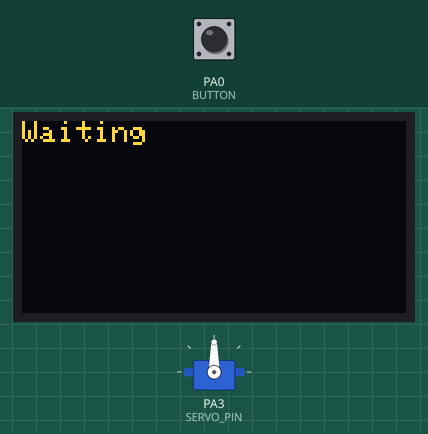
Recording of a program running on a simulated STM32 Blue Pill. Parts: servo, 128×64 one-colour display. The inputs (shaded band) are chosen by the test bench; at power-on: PA0 (BUTTON) LOW. The OLED is the two-colour kind (top 16 rows yellow); the display library's start-up logo is not drawn.

Above: at 1.2 s.
1.3 s: PA0 (BUTTON) pulled HIGH for 0.15 s
At 1.9 s:
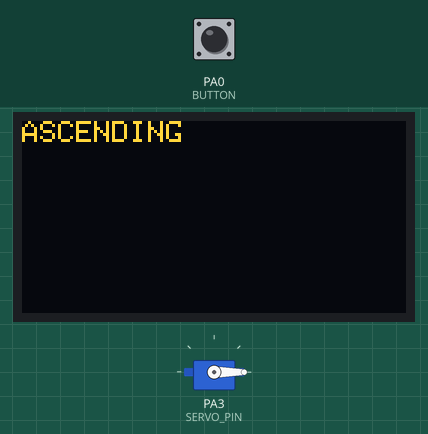
2.9 s: PA0 (BUTTON) pulled HIGH for 1 s
At 3.7 s:
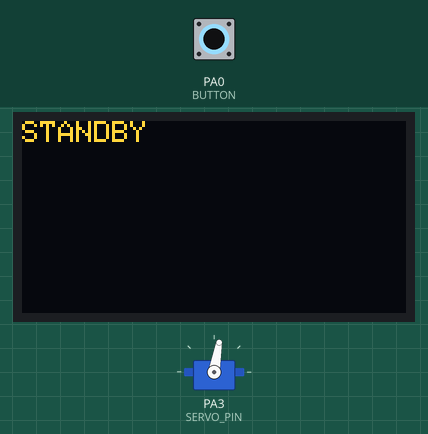
5.4 s: PA0 (BUTTON) pulled HIGH for 0.15 s
At 6.2 s:
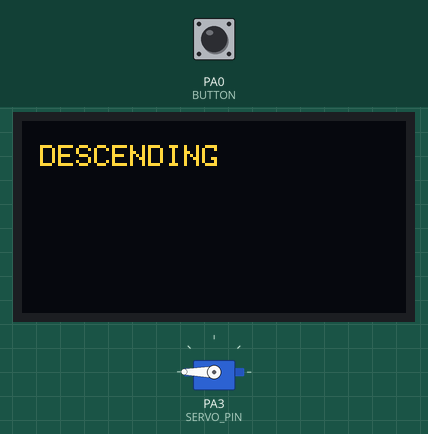
8.5 s: PA0 (BUTTON) pulled HIGH for 3.2 s
At 8.8 s:
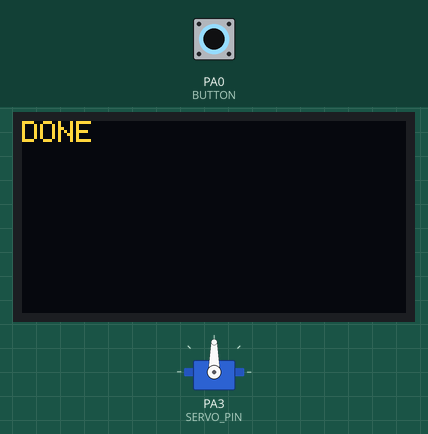
13.2 s: PA0 (BUTTON) pulled HIGH for 0.15 s
At 14.4 s:
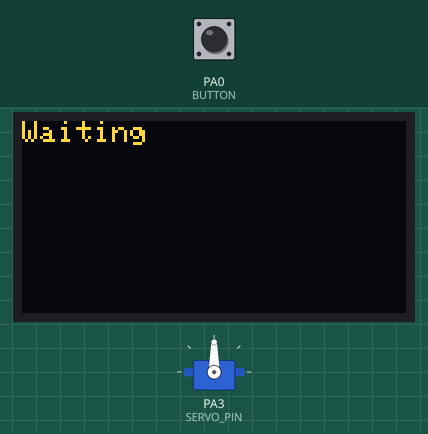
14.8 s: PA0 (BUTTON) pulsed HIGH 5 times (0.12 s each, 0.3 s apart)
At 16.3 s:
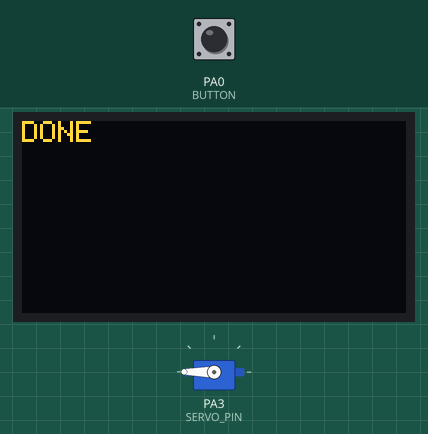
Timing chart, 0 to 17.8 s (numbered marks = the images above; inputs shaded):
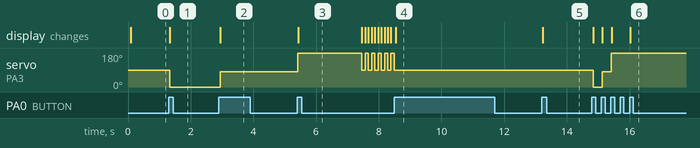

Measured:
- after the input at 1.3 s, servo on PA3 (SERVO_PIN): 90° → 0° at once; the display: first differs from a run without the input at once (image 1)
- after the input at 2.9 s, servo on PA3 (SERVO_PIN): 0° → 80° after 0.05 s; the display: first differs from a run without the input after 0.05 s (image 2)
- after the input at 5.4 s, servo on PA3 (SERVO_PIN): 80° → 180° at once, then repeats every 0.21 s: 90° 0.10 s, 180° 0.10 s; the display: changes at once (image 3)
- after the input at 8.5 s, servo on PA3 (SERVO_PIN): stays 90° (without the input it goes to 180° after 0.09 s); the display: changes at once (image 4)
- after the input at 13.2 s, the display: changes at once (image 5)
- after the input at 14.8 s, servo on PA3 (SERVO_PIN): 90° → 0° at once, → 80° 0.28 s later, → 180° 0.28 s later; the display: first differs from a run without the input at once (image 6 shows a later state)

The program:

main.cpp
```cpp
#include <Wire.h>
#include <Adafruit_SSD1306.h>
#include <Servo.h>
#include <Ultrasonic.h>

#define SCREEN_WIDTH 128
#define SCREEN_HEIGHT 64
#define OLED_RESET -1
Adafruit_SSD1306 display(SCREEN_WIDTH, SCREEN_HEIGHT, &Wire, OLED_RESET);

#define SERVO_PIN PA3
Servo servo;
#define BUTTON PA0

#define ECHO PA5
#define TRIGG PA4

Ultrasonic sonar(TRIGG, ECHO);

enum STATE {
  WAITING,
  ASCENT,
  STANDBY,
  DESCENT,
  SLOW,
  DONE
};

STATE state = STATE::WAITING;
int adjustorValue;
int distance;

void setupDisplay() {
  display.begin(SSD1306_SWITCHCAPVCC, 0x3C);
  display.setTextSize(1);
  display.setTextColor(SSD1306_WHITE);
  display.setCursor(0, 0);
  display.display();
}

void print(String text) {
  display.clearDisplay();
  display.setCursor(0, 0);
  display.println(text);
  display.display();
}

void servoSetup() {
  servo.attach(SERVO_PIN);
}

int lastInterruptMillis = 0;

void changeState() {
  if (millis() - lastInterruptMillis > 200) {
    switch (state) {
      case STATE::WAITING:
        state = STATE::ASCENT;
        break;
      case STATE::ASCENT:
        state = STATE::STANDBY;
        break;
      case STATE::STANDBY:
        state = STATE::DESCENT;
        break;
      case STATE::DESCENT:
        state = STATE::SLOW;
        break;
      case STATE::SLOW:
        state = STATE::DONE;
        break;
      case STATE::DONE:
        state = STATE::WAITING;
        break;
    }
    lastInterruptMillis = millis();
  }
}

void setup()
{
  pinMode(BUTTON, INPUT_PULLDOWN);
  servoSetup();

  // make sure setupDisplay is last because for some reason you gotta call it after all pinModes are done
  setupDisplay();

  attachInterrupt(digitalPinToInterrupt(BUTTON), changeState, RISING);
}

int i = 0;

bool enteredDescent = false;
int descentTime;
void loop()
{
  switch(state) {
    case STATE::WAITING:
      print(
            "Waiting"
           );
      break;
    case STATE::ASCENT:
      print(
            "ASCENDING"
           );
      servo.write(0);
      break;
    case STATE::STANDBY:
      print(
            "STANDBY"
           );
      servo.write(80);
      break;
    case STATE::DESCENT:
      if (!enteredDescent) {
        descentTime = millis();
        enteredDescent = true;
      }
      if (millis() - descentTime > 2000)  {
        enteredDescent = false;
        changeState();
      }
      servo.write(180);
      print(
            "\n DESCENDING"
           );
      break;
    case STATE::SLOW:
      if (i < 7) {
          if (millis() - descentTime < 100) {
          print("Slow");
          servo.write(90);
        } else if (millis() - descentTime < 200){
          print("GO");
          servo.write(180);
        } else {
          descentTime = millis();
          i++;
        }
      } else {
        if (millis() - descentTime < 2500) {
          servo.write(180);
        } else {
          servo.write(90);
        }
      }

      break;
    case STATE::DONE:
      print(
        "DONE"
      );
      break;
  }
}
```
